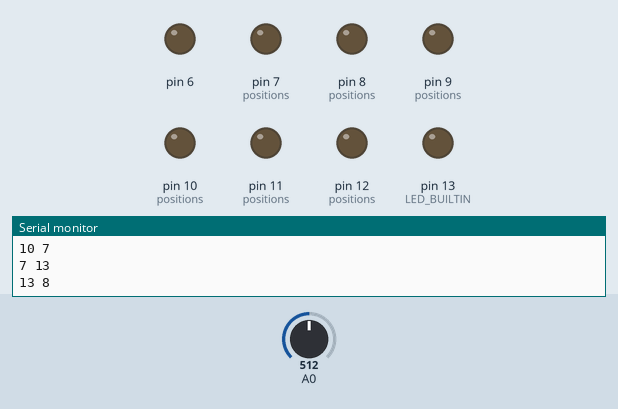
Bench run of a sketch on a simulated Arduino Uno, built with avr-gcc and run on an emulated ATmega328P. Parts: output pins drawn as LEDs (lit = HIGH), the last lines printed to the serial monitor. Dashed ring = blinking. The test bench sets the inputs (shaded band); at power-on: A0 = 512.

Above: at 8.9 s.
9.0 s: A0 set to 122
At 12.7 s:
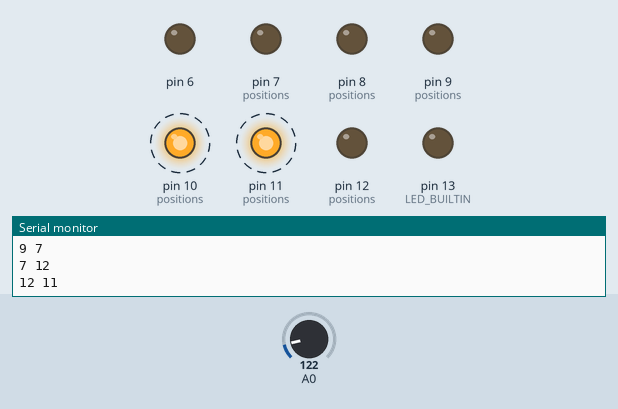
17.1 s: A0 set to 40
At 17.18 s:
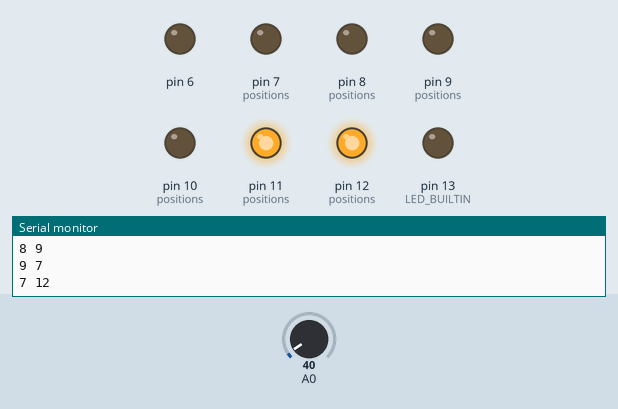
Timing chart, 0 to 31.2 s (numbered marks = the images above; inputs shaded):
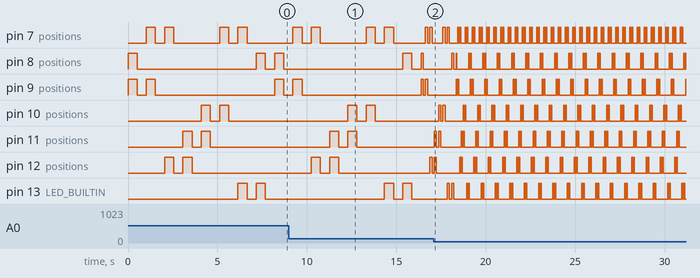

The sketch:

speed_snake.ino
```cpp
int positions[8][2] = {{8,9}, {9,7}, {7,12}, {12, 11}, {10, 11}, {10, 7}, {7, 13}, {13, 8}};


// the setup function runs once when you press reset or power the board
void setup() {
  // initialize digital pin LED_BUILTIN as an output.
  pinMode(LED_BUILTIN, OUTPUT);
  pinMode(12, OUTPUT);
  pinMode(11, OUTPUT);
  pinMode(10, OUTPUT);
  pinMode(9, OUTPUT);
  pinMode(8, OUTPUT);
  pinMode(7, OUTPUT);
  pinMode(6, OUTPUT);
  Serial.begin(9600);
}

// the loop function runs over and over again forever
void loop() {
  int readValue = analogRead(A0);
  if (readValue < 50) {
    readValue = 50;
  }

  for(int i = 0; i< 8; i++) {
    digitalWrite(positions[i][0], HIGH);
    digitalWrite(positions[i][1], HIGH);
    delay(readValue);
    digitalWrite(positions[i][0], LOW);
    digitalWrite(positions[i][1], LOW);
    delay(readValue);

    Serial.print(positions[i][0]);
    Serial.print(" ");
    Serial.println(positions[i][1]);
    if(i > 7) {
      i = 0;
    }
  }
}
```

Measured:
- by itself, pin 8 (positions): moves between LOW and HIGH, repeating every 1.6 s
- by itself, pin 9 (positions): repeats every 0.80 s: LOW 0.05 s, HIGH 0.05 s, LOW 0.65 s, HIGH 0.05 s
- by itself, pin 13 (LED_BUILTIN): moves between LOW and HIGH, repeating every 5.6 s
